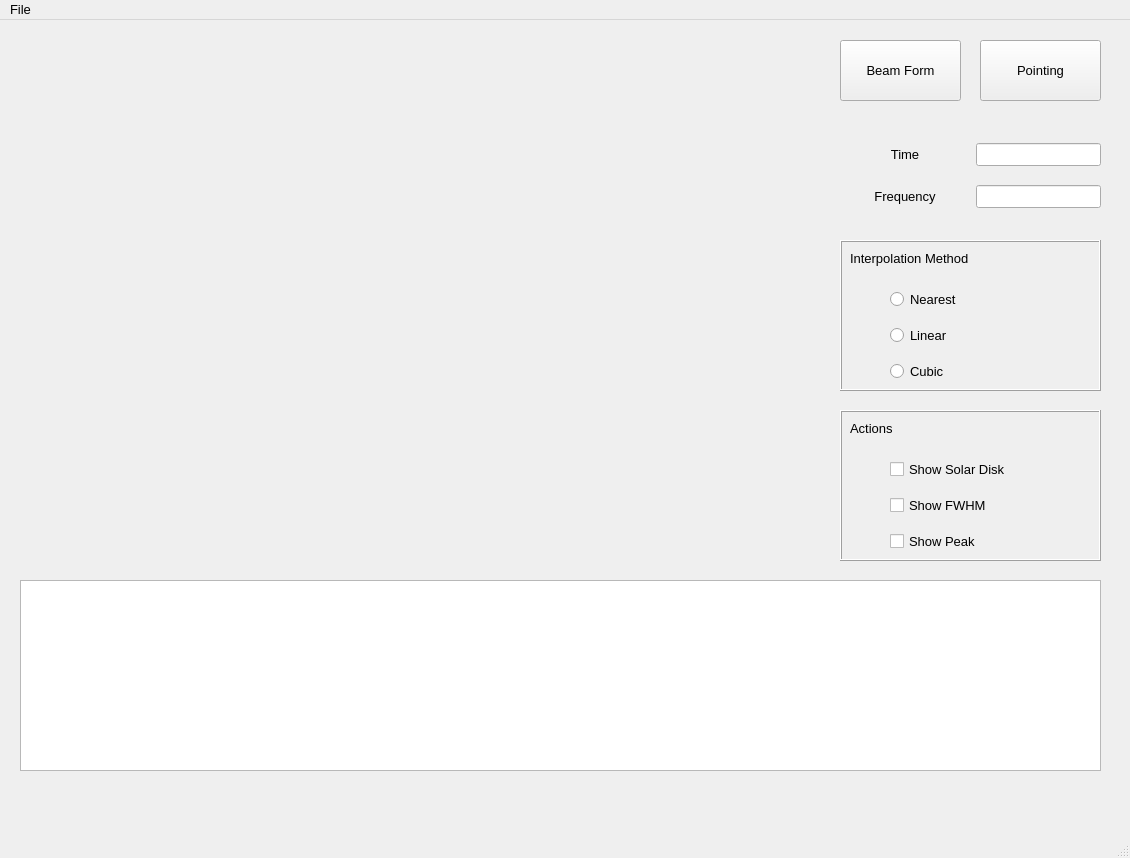
<?xml version="1.0" encoding="UTF-8"?>
<ui version="4.0">
 <class>MainWindow</class>
 <widget class="QMainWindow" name="MainWindow">
  <property name="geometry">
   <rect>
    <x>0</x>
    <y>0</y>
    <width>1130</width>
    <height>858</height>
   </rect>
  </property>
  <property name="sizePolicy">
   <sizepolicy hsizetype="Fixed" vsizetype="Fixed">
    <horstretch>0</horstretch>
    <verstretch>0</verstretch>
   </sizepolicy>
  </property>
  <property name="font">
   <font>
    <family>Segoe UI</family>
    <pointsize>10</pointsize>
   </font>
  </property>
  <property name="windowTitle">
   <string notr="true">LOFAR Solar Beam-formed Inspector</string>
  </property>
  <widget class="QWidget" name="centralwidget">
   <widget class="mplw" name="mplw" native="true">
    <property name="geometry">
     <rect>
      <x>20</x>
      <y>10</y>
      <width>791</width>
      <height>541</height>
     </rect>
    </property>
   </widget>
   <widget class="QPushButton" name="pointing">
    <property name="geometry">
     <rect>
      <x>980</x>
      <y>20</y>
      <width>121</width>
      <height>61</height>
     </rect>
    </property>
    <property name="text">
     <string>Pointing</string>
    </property>
   </widget>
   <widget class="QPushButton" name="button_gen">
    <property name="geometry">
     <rect>
      <x>840</x>
      <y>20</y>
      <width>121</width>
      <height>61</height>
     </rect>
    </property>
    <property name="text">
     <string>Beam Form</string>
    </property>
   </widget>
   <widget class="QWidget" name="verticalLayoutWidget">
    <property name="geometry">
     <rect>
      <x>840</x>
      <y>110</y>
      <width>261</width>
      <height>91</height>
     </rect>
    </property>
    <layout class="QVBoxLayout" name="verticalLayout_4">
     <item>
      <layout class="QHBoxLayout" name="horizontalLayout_6" stretch="3,0">
       <item>
        <widget class="QLabel" name="label">
         <property name="text">
          <string>Time</string>
         </property>
         <property name="alignment">
          <set>Qt::AlignCenter</set>
         </property>
        </widget>
       </item>
       <item>
        <widget class="QLineEdit" name="input_t"/>
       </item>
      </layout>
     </item>
     <item>
      <layout class="QHBoxLayout" name="horizontalLayout_7" stretch="3,0">
       <item>
        <widget class="QLabel" name="label_2">
         <property name="text">
          <string>Frequency</string>
         </property>
         <property name="alignment">
          <set>Qt::AlignCenter</set>
         </property>
        </widget>
       </item>
       <item>
        <widget class="QLineEdit" name="input_f"/>
       </item>
      </layout>
     </item>
    </layout>
   </widget>
   <widget class="QFrame" name="frame">
    <property name="geometry">
     <rect>
      <x>840</x>
      <y>220</y>
      <width>261</width>
      <height>151</height>
     </rect>
    </property>
    <property name="frameShape">
     <enum>QFrame::Box</enum>
    </property>
    <property name="frameShadow">
     <enum>QFrame::Raised</enum>
    </property>
    <widget class="QWidget" name="verticalLayoutWidget_2">
     <property name="geometry">
      <rect>
       <x>50</x>
       <y>40</y>
       <width>211</width>
       <height>111</height>
      </rect>
     </property>
     <layout class="QVBoxLayout" name="verticalLayout">
      <item>
       <widget class="QRadioButton" name="interp_nearest">
        <property name="text">
         <string>Nearest</string>
        </property>
       </widget>
      </item>
      <item>
       <widget class="QRadioButton" name="interp_linear">
        <property name="text">
         <string>Linear</string>
        </property>
       </widget>
      </item>
      <item>
       <widget class="QRadioButton" name="interp_cubic">
        <property name="text">
         <string>Cubic</string>
        </property>
       </widget>
      </item>
     </layout>
    </widget>
    <widget class="QLabel" name="label_4">
     <property name="geometry">
      <rect>
       <x>10</x>
       <y>10</y>
       <width>241</width>
       <height>16</height>
      </rect>
     </property>
     <property name="text">
      <string>Interpolation Method</string>
     </property>
    </widget>
   </widget>
   <widget class="QFrame" name="frame_2">
    <property name="geometry">
     <rect>
      <x>840</x>
      <y>390</y>
      <width>261</width>
      <height>151</height>
     </rect>
    </property>
    <property name="frameShape">
     <enum>QFrame::Box</enum>
    </property>
    <property name="frameShadow">
     <enum>QFrame::Raised</enum>
    </property>
    <widget class="QWidget" name="verticalLayoutWidget_3">
     <property name="geometry">
      <rect>
       <x>50</x>
       <y>40</y>
       <width>211</width>
       <height>111</height>
      </rect>
     </property>
     <layout class="QVBoxLayout" name="verticalLayout_2">
      <item>
       <widget class="QCheckBox" name="show_disk">
        <property name="text">
         <string>Show Solar Disk</string>
        </property>
       </widget>
      </item>
      <item>
       <widget class="QCheckBox" name="show_FWHM">
        <property name="text">
         <string>Show FWHM</string>
        </property>
       </widget>
      </item>
      <item>
       <widget class="QCheckBox" name="show_peak">
        <property name="text">
         <string>Show Peak</string>
        </property>
       </widget>
      </item>
     </layout>
    </widget>
    <widget class="QLabel" name="label_3">
     <property name="geometry">
      <rect>
       <x>10</x>
       <y>10</y>
       <width>241</width>
       <height>16</height>
      </rect>
     </property>
     <property name="text">
      <string>Actions</string>
     </property>
    </widget>
   </widget>
   <widget class="QTextBrowser" name="log">
    <property name="geometry">
     <rect>
      <x>20</x>
      <y>560</y>
      <width>1081</width>
      <height>191</height>
     </rect>
    </property>
    <property name="font">
     <font>
      <family>Consolas</family>
     </font>
    </property>
    <property name="html">
     <string>&lt;!DOCTYPE HTML PUBLIC &quot;-//W3C//DTD HTML 4.0//EN&quot; &quot;http://www.w3.org/TR/REC-html40/strict.dtd&quot;&gt;
&lt;html&gt;&lt;head&gt;&lt;meta name=&quot;qrichtext&quot; content=&quot;1&quot; /&gt;&lt;style type=&quot;text/css&quot;&gt;
p, li { white-space: pre-wrap; }
&lt;/style&gt;&lt;/head&gt;&lt;body style=&quot; font-family:'Consolas'; font-size:10pt; font-weight:400; font-style:normal;&quot;&gt;
&lt;p style=&quot;-qt-paragraph-type:empty; margin-top:0px; margin-bottom:0px; margin-left:0px; margin-right:0px; -qt-block-indent:0; text-indent:0px;&quot;&gt;&lt;br /&gt;&lt;/p&gt;&lt;/body&gt;&lt;/html&gt;</string>
    </property>
   </widget>
  </widget>
  <widget class="QMenuBar" name="menubar">
   <property name="geometry">
    <rect>
     <x>0</x>
     <y>0</y>
     <width>1130</width>
     <height>26</height>
    </rect>
   </property>
   <widget class="QMenu" name="menufile">
    <property name="title">
     <string>File</string>
    </property>
    <addaction name="loadsav"/>
    <addaction name="loadcube"/>
    <addaction name="loadfits"/>
    <addaction name="actionClear"/>
   </widget>
   <addaction name="menufile"/>
  </widget>
  <widget class="QStatusBar" name="statusbar"/>
  <action name="loadsav">
   <property name="text">
    <string>Load .sav data</string>
   </property>
  </action>
  <action name="loadfits">
   <property name="text">
    <string>Load .fits data</string>
   </property>
  </action>
  <action name="actionClear">
   <property name="text">
    <string>Clear</string>
   </property>
  </action>
  <action name="loadcube">
   <property name="text">
    <string>Load cube.sav data</string>
   </property>
  </action>
 </widget>
 <customwidgets>
  <customwidget>
   <class>mplw</class>
   <extends>QWidget</extends>
   <header location="global">mplw.h</header>
   <container>1</container>
  </customwidget>
 </customwidgets>
 <resources>
  <include location="resource.qrc"/>
 </resources>
 <connections/>
</ui>
